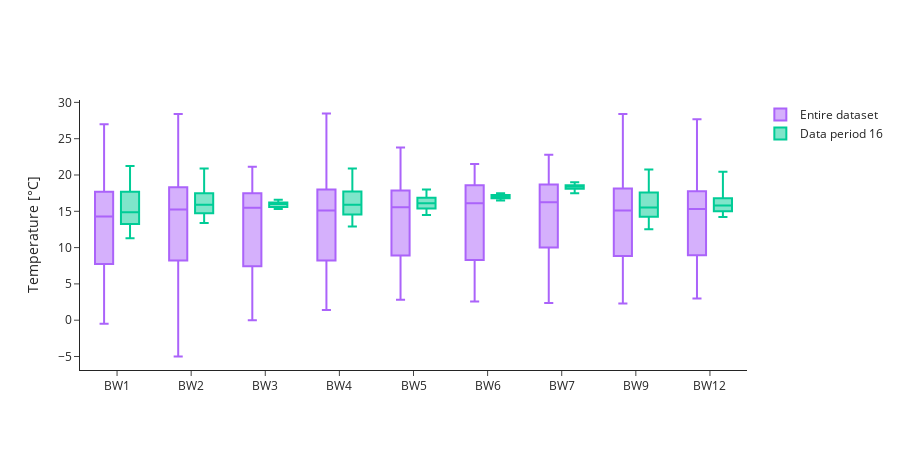

Here is the notebook cell this chart was saved with:
### Markdown cell above
Temperature comparison between data period and entire dataset (2021-2024).

### Code cell
temp_df = wq_df[(wq_df['data_type'] == 'temperature')].dropna(subset=['mean'])
temp_period_stats = temp_df.groupby('bwfl_id')['mean'].describe(percentiles=[.01, .10, .25, .50, .75, .90, .99])
temp_dataset_stats = get_sensor_stats('temperature', temp_df['bwfl_id'].unique())

fig = go.Figure()

for i, bwfl_id in enumerate(temp_dataset_stats.index):
    stats = temp_dataset_stats.loc[bwfl_id]

    if stats['count'] != 0:
        fig.add_trace(go.Box(
            x=[bwfl_id],
            lowerfence=[stats['min']],
            q1=[stats['25%']],
            median=[stats['50%']],
            q3=[stats['75%']],
            upperfence=[stats['max']],
            name='Entire dataset',
            marker_color=default_colors[3],
            boxpoints=False,
            offsetgroup='temp_dataset_stats',
            showlegend=(i == 0)
        ))

for i, bwfl_id in enumerate(temp_period_stats.index):
    stats = temp_period_stats.loc[bwfl_id]

    if stats['count'] != 0:
        fig.add_trace(go.Box(
            x=[bwfl_id],
            lowerfence=[stats['min']],
            q1=[stats['25%']],
            median=[stats['50%']],
            q3=[stats['75%']],
            upperfence=[stats['max']],
            name=f'Data period {str(data_period).zfill(2)}',
            marker_color=default_colors[2],
            boxpoints=False,
            offsetgroup='temp_period_stats',
            showlegend=(i == 0)
        ))

fig.update_layout(
    yaxis_title='Temperature [\u00B0C]',
    xaxis_title='',
    xaxis=dict(
        tickmode='array',
        tickvals=sorted(temp_df['bwfl_id'].unique(), key=lambda x: int(x[2:])),
        ticktext=sorted(temp_df['bwfl_id'].unique(), key=lambda x: int(x[2:])),
        categoryorder='array',
        categoryarray=sorted(temp_df['bwfl_id'].unique(), key=lambda x: int(x[2:]))
    ),
    legend_title_text='',
    template='simple_white',
    boxmode='group',
    height=450,
)

fig.show()

### Figure 1 — Plotly figure (JSON) as saved in the notebook; plotly's stock layout.template omitted (floating-point values rounded to 4 significant figures)
{"data": [{"boxpoints": false, "lowerfence": [-0.5], "marker": {"color": "#AB63FA"}, "median": [14.3], "name": "Entire dataset", "offsetgroup": "temp_dataset_stats", "q1": [7.73], "q3": [17.7], "showlegend": true, "type": "box", "upperfence": [27], "x": ["BW1"]}, {"boxpoints": false, "lowerfence": [3], "marker": {"color": "#AB63FA"}, "median": [15.33], "name": "Entire dataset", "offsetgroup": "temp_dataset_stats", "q1": [8.933], "q3": [17.77], "showlegend": false, "type": "box", "upperfence": [27.67], "x": ["BW12"]}, {"boxpoints": false, "lowerfence": [-5], "marker": {"color": "#AB63FA"}, "median": [15.23], "name": "Entire dataset", "offsetgroup": "temp_dataset_stats", "q1": [8.23], "q3": [18.3], "showlegend": false, "type": "box", "upperfence": [28.4], "x": ["BW2"]}, {"boxpoints": false, "lowerfence": [0], "marker": {"color": "#AB63FA"}, "median": [15.5], "name": "Entire dataset", "offsetgroup": "temp_dataset_stats", "q1": [7.433], "q3": [17.5], "showlegend": false, "type": "box", "upperfence": [21.13], "x": ["BW3"]}, {"boxpoints": false, "lowerfence": [1.4], "marker": {"color": "#AB63FA"}, "median": [15.1], "name": "Entire dataset", "offsetgroup": "temp_dataset_stats", "q1": [8.233], "q3": [18], "showlegend": false, "type": "box", "upperfence": [28.47], "x": ["BW4"]}, {"boxpoints": false, "lowerfence": [2.8], "marker": {"color": "#AB63FA"}, "median": [15.57], "name": "Entire dataset", "offsetgroup": "temp_dataset_stats", "q1": [8.9], "q3": [17.87], "showlegend": false, "type": "box", "upperfence": [23.8], "x": ["BW5"]}, {"boxpoints": false, "lowerfence": [2.567], "marker": {"color": "#AB63FA"}, "median": [16.1], "name": "Entire dataset", "offsetgroup": "temp_dataset_stats", "q1": [8.3], "q3": [18.6], "showlegend": false, "type": "box", "upperfence": [21.5], "x": ["BW6"]}, {"boxpoints": false, "lowerfence": [2.367], "marker": {"color": "#AB63FA"}, "median": [16.23], "name": "Entire dataset", "offsetgroup": "temp_dataset_stats", "q1": [10], "q3": [18.7], "showlegend": false, "type": "box", "upperfence": [22.8], "x": ["BW7"]}, {"boxpoints": false, "lowerfence": [2.3], "marker": {"color": "#AB63FA"}, "median": [15.1], "name": "Entire dataset", "offsetgroup": "temp_dataset_stats", "q1": [8.848], "q3": [18.15], "showlegend": false, "type": "box", "upperfence": [28.4], "x": ["BW9"]}, {"boxpoints": false, "lowerfence": [11.3], "marker": {"color": "#00CC96"}, "median": [14.88], "name": "Data period 16", "offsetgroup": "temp_period_stats", "q1": [13.26], "q3": [17.7], "showlegend": true, "type": "box", "upperfence": [21.23], "x": ["BW1"]}, {"boxpoints": false, "lowerfence": [14.2], "marker": {"color": "#00CC96"}, "median": [15.8], "name": "Data period 16", "offsetgroup": "temp_period_stats", "q1": [15], "q3": [16.8], "showlegend": false, "type": "box", "upperfence": [20.43], "x": ["BW12"]}, {"boxpoints": false, "lowerfence": [13.4], "marker": {"color": "#00CC96"}, "median": [15.9], "name": "Data period 16", "offsetgroup": "temp_period_stats", "q1": [14.73], "q3": [17.5], "showlegend": false, "type": "box", "upperfence": [20.9], "x": ["BW2"]}, {"boxpoints": false, "lowerfence": [15.3], "marker": {"color": "#00CC96"}, "median": [16], "name": "Data period 16", "offsetgroup": "temp_period_stats", "q1": [15.6], "q3": [16.2], "showlegend": false, "type": "box", "upperfence": [16.6], "x": ["BW3"]}, {"boxpoints": false, "lowerfence": [12.9], "marker": {"color": "#00CC96"}, "median": [15.9], "name": "Data period 16", "offsetgroup": "temp_period_stats", "q1": [14.56], "q3": [17.73], "showlegend": false, "type": "box", "upperfence": [20.9], "x": ["BW4"]}, {"boxpoints": false, "lowerfence": [14.5], "marker": {"color": "#00CC96"}, "median": [16.1], "name": "Data period 16", "offsetgroup": "temp_period_stats", "q1": [15.4], "q3": [16.87], "showlegend": false, "type": "box", "upperfence": [18], "x": ["BW5"]}, {"boxpoints": false, "lowerfence": [16.5], "marker": {"color": "#00CC96"}, "median": [17], "name": "Data period 16", "offsetgroup": "temp_period_stats", "q1": [16.8], "q3": [17.23], "showlegend": false, "type": "box", "upperfence": [17.5], "x": ["BW6"]}, {"boxpoints": false, "lowerfence": [17.5], "marker": {"color": "#00CC96"}, "median": [18.4], "name": "Data period 16", "offsetgroup": "temp_period_stats", "q1": [18.1], "q3": [18.6], "showlegend": false, "type": "box", "upperfence": [19], "x": ["BW7"]}, {"boxpoints": false, "lowerfence": [12.53], "marker": {"color": "#00CC96"}, "median": [15.52], "name": "Data period 16", "offsetgroup": "temp_period_stats", "q1": [14.25], "q3": [17.61], "showlegend": false, "type": "box", "upperfence": [20.77], "x": ["BW9"]}], "layout": {"boxmode": "group", "height": 450, "legend": {"title": {"text": ""}}, "xaxis": {"autorange": true, "categoryarray": ["BW1", "BW2", "BW3", "BW4", "BW5", "BW6", "BW7", "BW9", "BW12"], "categoryorder": "array", "range": [-0.5, 8.5], "tickmode": "array", "ticktext": ["BW1", "BW2", "BW3", "BW4", "BW5", "BW6", "BW7", "BW9", "BW12"], "tickvals": ["BW1", "BW2", "BW3", "BW4", "BW5", "BW6", "BW7", "BW9", "BW12"], "title": {"text": ""}, "type": "category"}, "yaxis": {"autorange": true, "range": [-6.859, 30.33], "title": {"text": "Temperature [°C]"}}}}
